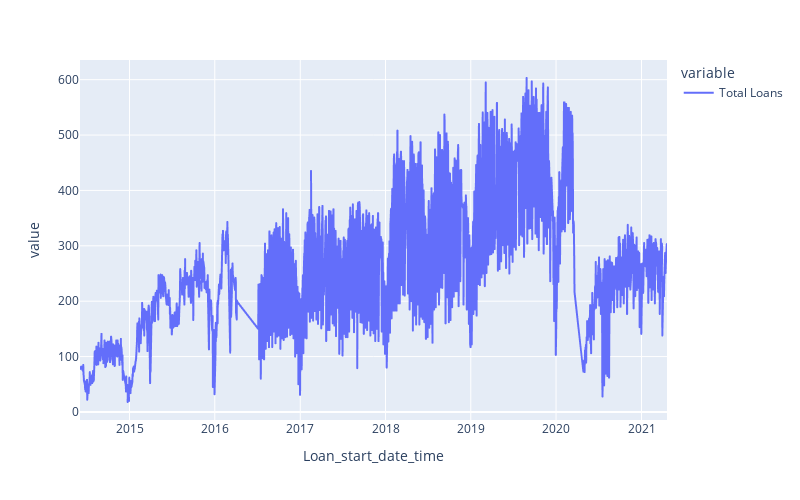

The code cell stored with this chart in its notebook:
### Code cell
fig = px.line(Floresta_station_df, width=800, height=500)
fig.show()

### Figure 1 — Plotly figure (JSON) as saved in the notebook; plotly's stock layout.template omitted (floating-point values rounded to 4 significant figures; data arrays with more than 128 entries replaced by an {"elided": "..."} marker saying what was removed)
{"data": [{"hovertemplate": "variable=Total Loans<br>Loan_start_date_time=%{x}<br>value=%{y}<extra></extra>", "legendgroup": "Total Loans", "line": {"color": "#636efa", "dash": "solid"}, "mode": "lines", "name": "Total Loans", "showlegend": true, "type": "scattergl", "x": {"elided": "1816 str values"}, "xaxis": "x", "y": {"elided": "1816 int values"}, "yaxis": "y"}], "layout": {"height": 500, "legend": {"title": {"text": "variable"}, "tracegroupgap": 0}, "margin": {"t": 60}, "width": 800, "xaxis": {"anchor": "y", "domain": [0, 1], "title": {"text": "Loan_start_date_time"}}, "yaxis": {"anchor": "x", "domain": [0, 1], "title": {"text": "value"}}}}
